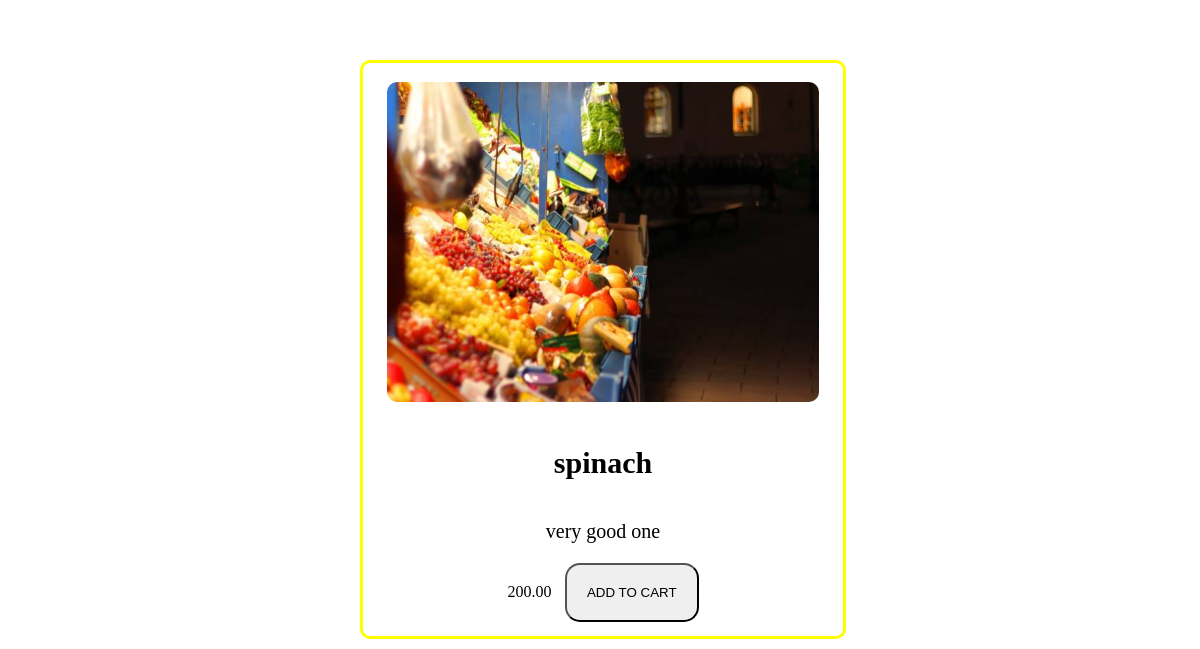
Screenshot of /inventory/products/4 with the database file from the repository.
### inventory/models.py (models this page shows, shortened)
class Product(models.Model):
    Mamamboga = models.ForeignKey(Mamamboga,on_delete=models.CASCADE)
    name = models.CharField(max_length=32)
    description = models.TextField()
    image = models.ImageField(upload_to="image/")
    price = models.DecimalField(max_digits=6,decimal_places=2)
    stock = models.PositiveIntegerField()
    date_created = models.DateTimeField(auto_now_add=True)
    date_updated = models.DateTimeField(auto_now=True)

### inventory/views.py (the view)
# urls.py: path("products/<int:id>",product_details,name="product_details_view"),
def product_details(request,id):
    product = Product.objects.get(id=id)
    return render (request,"inventory/details.html", {"product":product})

### template/inventory/details.html (shortened to what this page needs)
<!DOCTYPE html>
<html lang="en">
<head>
    {% load static %}
    <link rel="stylesheet" href="{% static 'CSS/detail.css' %}">
</head>
<body>
    <img src="{{product.image.url}}"/>
    <h4>{{product.name}}</h4>
    <p>{{product.description}}</p>
    <span>{{product.price}}</span>
   <a href="{% url 'product_list_view' %}"><button>ADD TO CART</button></a>
</body>
</html>

### inventory/static/CSS/detail.css (style rules this page uses)
body { text-align: center; border: solid 3px yellow; width: 40%; margin: 5% 30%; border-radius: 10px; }
img { width: 90%; height: 40vh; margin-top: 4%; border-radius: 10px; }
h4 { font-size: 30px; }
p { font-size: 20px; }
button { padding: 20px; border-radius: 15px; margin-left: 2%; margin-bottom: 3%; }

### rows the page displays
Product: image (picture), name "spinach", description "very good one", price "200.00"
